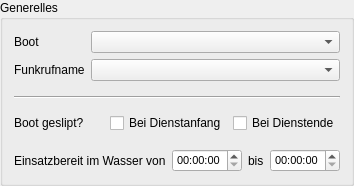
             <widget class="QGroupBox" name="boatGeneral_groupBox">
              <property name="title">
               <string>Generelles</string>
              </property>
              <layout class="QVBoxLayout" name="verticalLayout_3">
               <item>
                <layout class="QFormLayout" name="boatGeneral_formLayout">
                 <item row="0" column="0">
                  <widget class="QLabel" name="boat_label">
                   <property name="text">
                    <string>Boot</string>
                   </property>
                  </widget>
                 </item>
                 <item row="1" column="0">
                  <widget class="QLabel" name="boatRadioCallName_label">
                   <property name="text">
                    <string>Funkrufname</string>
                   </property>
                  </widget>
                 </item>
                 <item row="0" column="1">
                  <widget class="QComboBox" name="boat_comboBox">
                   <property name="font">
                    <font>
                     <family>Tahoma</family>
                     <pointsize>8</pointsize>
                    </font>
                   </property>
                  </widget>
                 </item>
                 <item row="1" column="1">
                  <widget class="QComboBox" name="boatRadioCallName_comboBox">
                   <property name="font">
                    <font>
                     <family>Tahoma</family>
                     <pointsize>8</pointsize>
                    </font>
                   </property>
                  </widget>
                 </item>
                </layout>
               </item>
               <item>
                <widget class="Line" name="boatGeneral_line">
                 <property name="minimumSize">
                  <size>
                   <width>0</width>
                   <height>20</height>
                  </size>
                 </property>
                 <property name="orientation">
                  <enum>Qt::Horizontal</enum>
                 </property>
                </widget>
               </item>
               <item>
                <layout class="QHBoxLayout" name="boatSlipped_horizontalLayout">
                 <item>
                  <widget class="QLabel" name="boatSlipped_label">
                   <property name="text">
                    <string>Boot geslipt?</string>
                   </property>
                  </widget>
                 </item>
                 <item>
                  <widget class="QCheckBox" name="boatSlippedBeginOfDuty_checkBox">
                   <property name="text">
                    <string>Bei Dienstanfang</string>
                   </property>
                  </widget>
                 </item>
                 <item>
                  <widget class="QCheckBox" name="boatSlippedEndOfDuty_checkBox">
                   <property name="text">
                    <string>Bei Dienstende</string>
                   </property>
                  </widget>
                 </item>
                </layout>
               </item>
               <item>
                <spacer name="boatGeneral_verticalSpacer">
                 <property name="orientation">
                  <enum>Qt::Vertical</enum>
                 </property>
                 <property name="sizeType">
                  <enum>QSizePolicy::Maximum</enum>
                 </property>
                 <property name="sizeHint" stdset="0">
                  <size>
                   <width>20</width>
                   <height>10</height>
                  </size>
                 </property>
                </spacer>
               </item>
               <item>
                <layout class="QHBoxLayout" name="boatReadiness_horizontalLayout">
                 <item>
                  <widget class="QLabel" name="boatReadiness_label">
                   <property name="text">
                    <string>Einsatzbereit im Wasser von</string>
                   </property>
                  </widget>
                 </item>
                 <item>
                  <widget class="QTimeEdit" name="boatReadyFrom_timeEdit">
                   <property name="font">
                    <font>
                     <family>Tahoma</family>
                     <pointsize>8</pointsize>
                    </font>
                   </property>
                  </widget>
                 </item>
                 <item>
                  <widget class="QLabel" name="boatReadiness_label_2">
                   <property name="sizePolicy">
                    <sizepolicy hsizetype="Maximum" vsizetype="Preferred">
                     <horstretch>0</horstretch>
                     <verstretch>0</verstretch>
                    </sizepolicy>
                   </property>
                   <property name="text">
                    <string>bis</string>
                   </property>
                  </widget>
                 </item>
                 <item>
                  <widget class="QTimeEdit" name="boatReadyUntil_timeEdit">
                   <property name="font">
                    <font>
                     <family>Tahoma</family>
                     <pointsize>8</pointsize>
                    </font>
                   </property>
                  </widget>
                 </item>
                </layout>
               </item>
               <item>
                <spacer name="boatGeneral_verticalSpacer_2">
                 <property name="orientation">
                  <enum>Qt::Vertical</enum>
                 </property>
                 <property name="sizeHint" stdset="0">
                  <size>
                   <width>20</width>
                   <height>0</height>
                  </size>
                 </property>
                </spacer>
               </item>
              </layout>
             </widget>
